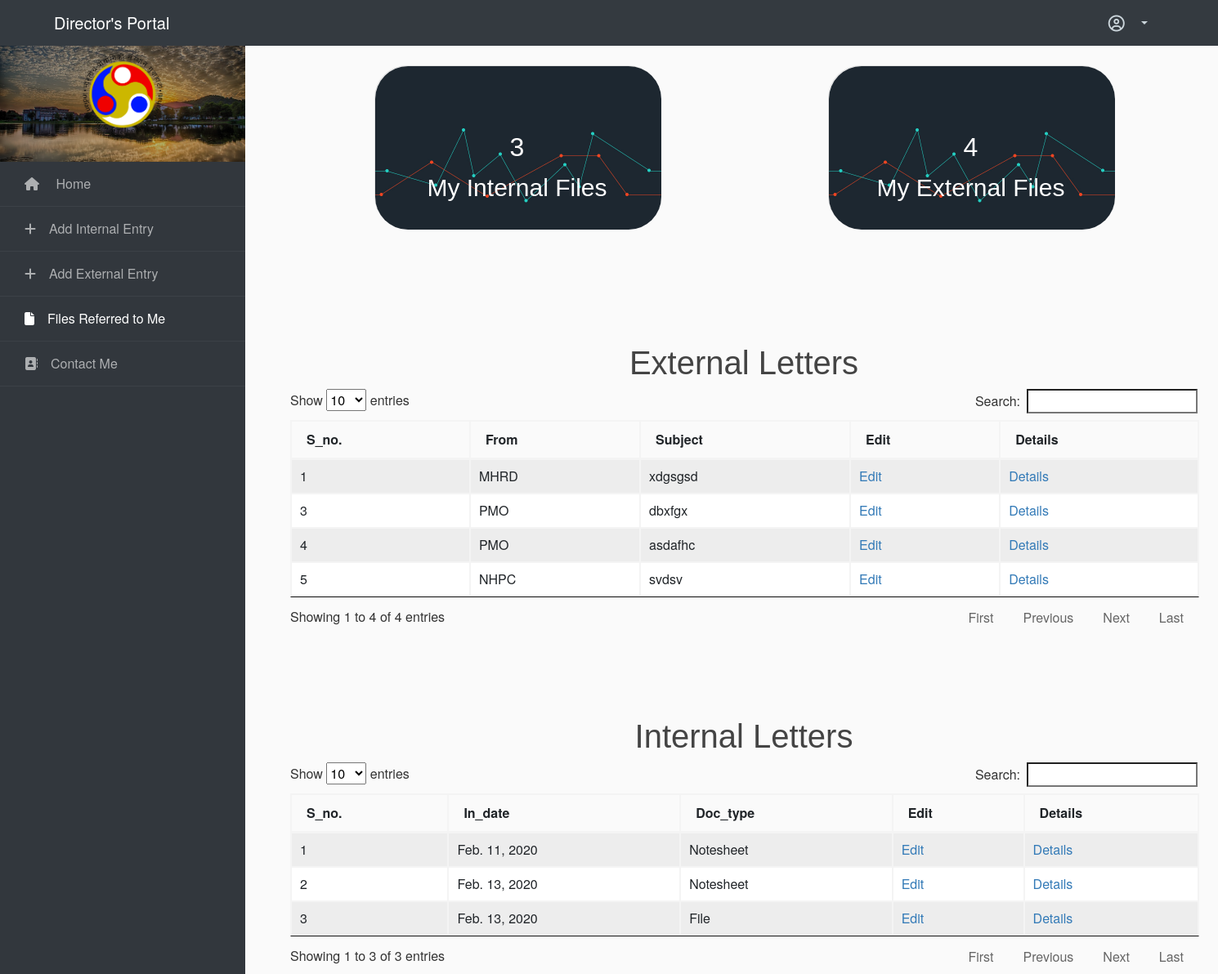
The page /files_to_me/ (signed in) on the database its author committed.
### home/models.py (models this page shows)
class external_letter(models.Model):
    def number():
        no = external_letter.objects.count()
        if no == None:
            return 1
        else:
            return no + 1
    si_no = models.IntegerField(default=number)
    receipt_date = models.DateField(default=datetime.date(datetime.now()))
    From = models.CharField(max_length=1,choices=external_from_choices)
    subject = models.CharField(max_length=50)
    marked_to = models.CharField(max_length=100)
    action_needed = models.CharField(max_length=300)
    file = models.CharField(max_length=100)
    referred_to = models.ForeignKey(User, related_name='re',blank=True,null=True, on_delete = models.CASCADE)
    remarks = models.CharField(max_length=500)

class internal_letter(models.Model):
    def number():
        no = internal_letter.objects.count()
        if no == None:
            return 1
        else:
            return no + 1
    si_no = models.IntegerField(default=number)
    in_date = models.DateField(default=datetime.date(datetime.now()))
    doc_type = models.CharField(max_length=1,choices=doc_type_choices)
    reference = models.CharField(max_length=50)
    From = models.CharField(max_length=1,choices=internal_from_choices)
    out_date = models.DateField()
    to = models.CharField(max_length=1,choices=internal_from_choices)
    subject = models.CharField(max_length=50)
    remarks = models.CharField(max_length=500)
    referred_to = models.ForeignKey(User, related_name='ri',blank=True,null=True, on_delete = models.CASCADE)

### home/views.py (the view)
# urls.py: path('files_to_me/',views.files_referred,name='files_referred'),
@login_required
def files_referred(request):
    user = request.user
    efile = external_letter.objects.filter(referred_to = user)
    ifile = internal_letter.objects.filter(referred_to = user)
    context = {
    'efile' : efile,
    'ifile' : ifile,
    'title':'My Files'
    }
    return render(request,'home/myfiles.html',context)

### home/templates/home/myfiles.html
{% extends "home/layout.html" %}
{% load crispy_forms_tags %}
{% block content %}
{% load static %}
	<div class ='container' style="margin-left: 340px;">
		<div class="cards-list">
		<div class="card 1">
		  <div class="card_image"> <img src="{% static 'home/graph-background.jpg' %}" /> </div>
		  <div class="card_title title-white">
		  	<h2 style="color: white">{{ ifile.count }}</h2>
		    <p>My Internal Files</p>
		  </div>
		</div>
		<div class="card 1">
		  <div class="card_image"> <img src="{% static 'home/graph-background.jpg' %}" /> </div>
		  <div class="card_title title-white">
		  	<h2 style="color: white">{{ efile.count }}</h2>
		    <p>My External Files</p>
		  </div>
		</div>
		</div>
		<h1 class="text-center" style="margin-top: 100px;">External Letters</h1>
<table id="tdtd" class="table table-striped table-bordered table-sm" cellspacing="0" width="100%">
  <thead>
    <tr>
      <th class="th-sm">S_no.
      </th>
      <th class="th-sm">From
      </th>
      <th class="th-sm">Subject
      </th>
      <th class="th-sm">Edit
      </th>
      <th class="th-sm">Details</th>
    </tr>
  </thead>
  <tbody>
    {% if efile %}
		    {% for external_letter in efile %}
		    <tr>
		      <td>{{external_letter.si_no}}</td>
		      <td>{{external_letter.get_From_display}}</td>
		      <td>{{external_letter.subject}}</td>
		      <td><a href="{% url 'edit_external' external_letter.id %}">Edit</a></td>
		      <td><a href="{% url 'detail_external' external_letter.id %}">Details</a></td>
		    </tr>
		    {% endfor %}
		{% else %}
		    <tr><th colspan="4">No External Letters found</th></tr>
		{% endif %}
    </tbody>
</table>
<h1 class="text-center" style="margin-top: 100px;">Internal Letters</h1>
<table id="tdtd1" class="table table-striped table-bordered table-sm" cellspacing="0" width="100%">
  <thead>
    <tr>
      <th class="th-sm">S_no.
      </th>
      <th class="th-sm">In_date
      </th>
      <th class="th-sm">Doc_type
      </th>
      <th class="th-sm">Edit
      </th>
      <th class="th-sm">Details</th>
    </tr>
  </thead>
  <tbody>
    {% if ifile %}
	    {% for internal_letter in ifile %}
	    <tr>
	      <td>{{internal_letter.si_no}}</td>
	      <td>{{internal_letter.in_date}}</td>
	      <td>{{internal_letter.get_doc_type_display}}</td>
	      <td><a href="{% url 'edit_internal' internal_letter.id %}">Edit</a></td>
	      <td><a href="{% url 'detail_internal' internal_letter.id %}">Details</a></td>
	    </tr>
	    {% endfor %}
	    {% else %}
	    <tr><th colspan="4">No Internal Letters found</th></tr>
	    {% endif %}
	  </tbody>
</table>
	</div>
{% endblock %}

### home/static/home/table.css (style rules this page uses)
table.dataTable { width:100%;margin:0 auto;clear:both;border-collapse:separate;border-spacing:0 }
table.dataTable thead th,table.dataTable tfoot th { font-weight:bold }
table.dataTable thead th,table.dataTable thead td { padding:10px 18px;border-bottom:1px solid #111 }
table.dataTable thead .sorting,table.dataTable thead .sorting_asc,table.dataTable thead .sorting_desc,table.dataTable thead .sorting_asc_disabled,table.dataTable thead .sorting_desc_disabled { cursor:pointer;*cursor:hand;background-repeat:no-repeat;background-position:center right }
table.dataTable thead .sorting { background-image:url("../images/sort_both.png") }
table.dataTable thead .sorting_asc { background-image:url("../images/sort_asc.png") }
table.dataTable tbody tr { background-color:#ffffff }
table.dataTable tbody th,table.dataTable tbody td { padding:8px 10px }
table.dataTable.no-footer { border-bottom:1px solid #111 }
table.dataTable,table.dataTable th,table.dataTable td { box-sizing:content-box }

### rows shown on the page
external_letter: si_no "1", From "MHRD", subject "xdgsgsd"
external_letter: si_no "3", From "PMO", subject "dbxfgx"
external_letter: si_no "4", From "PMO", subject "asdafhc"
external_letter: si_no "5", From "NHPC", subject "svdsv"
internal_letter: si_no "1", in_date "Feb. 11, 2020", doc_type "Notesheet"
internal_letter: si_no "2", in_date "Feb. 13, 2020", doc_type "Notesheet"
internal_letter: si_no "3", in_date "Feb. 13, 2020", doc_type "File"

### other values the page prints
{{ ifile.count }} "3"
{{ efile.count }} "4"
